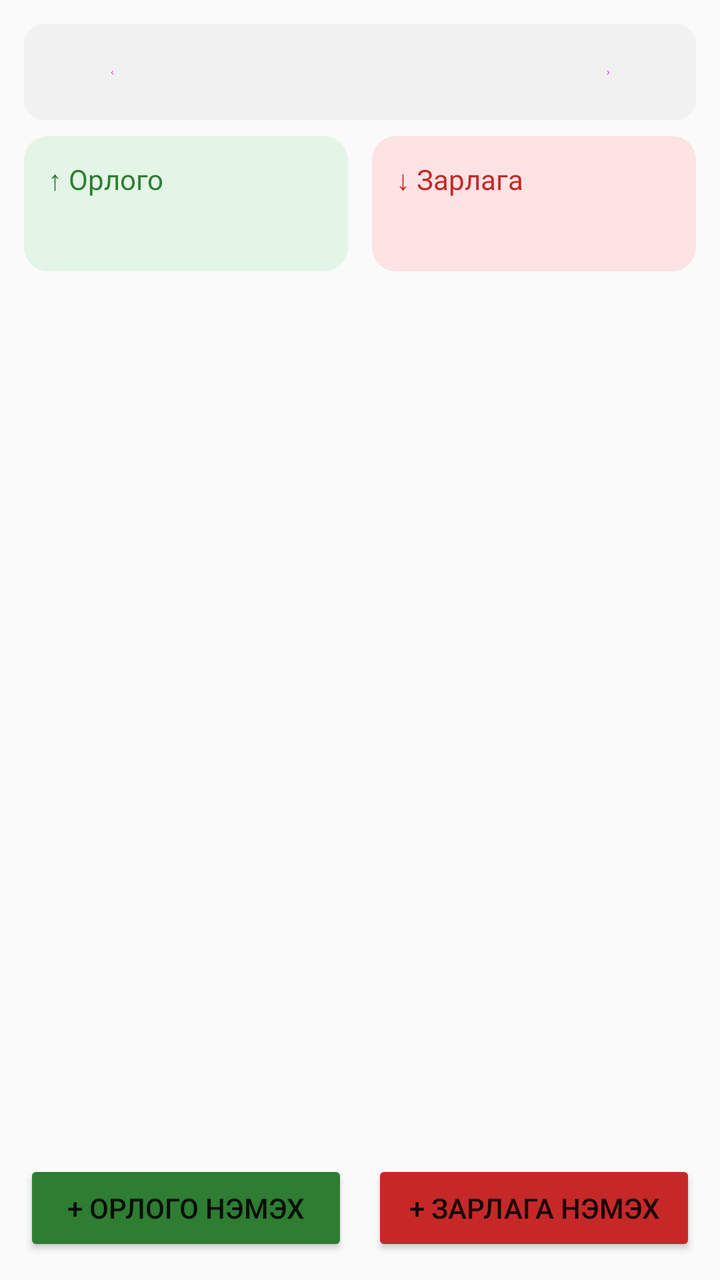
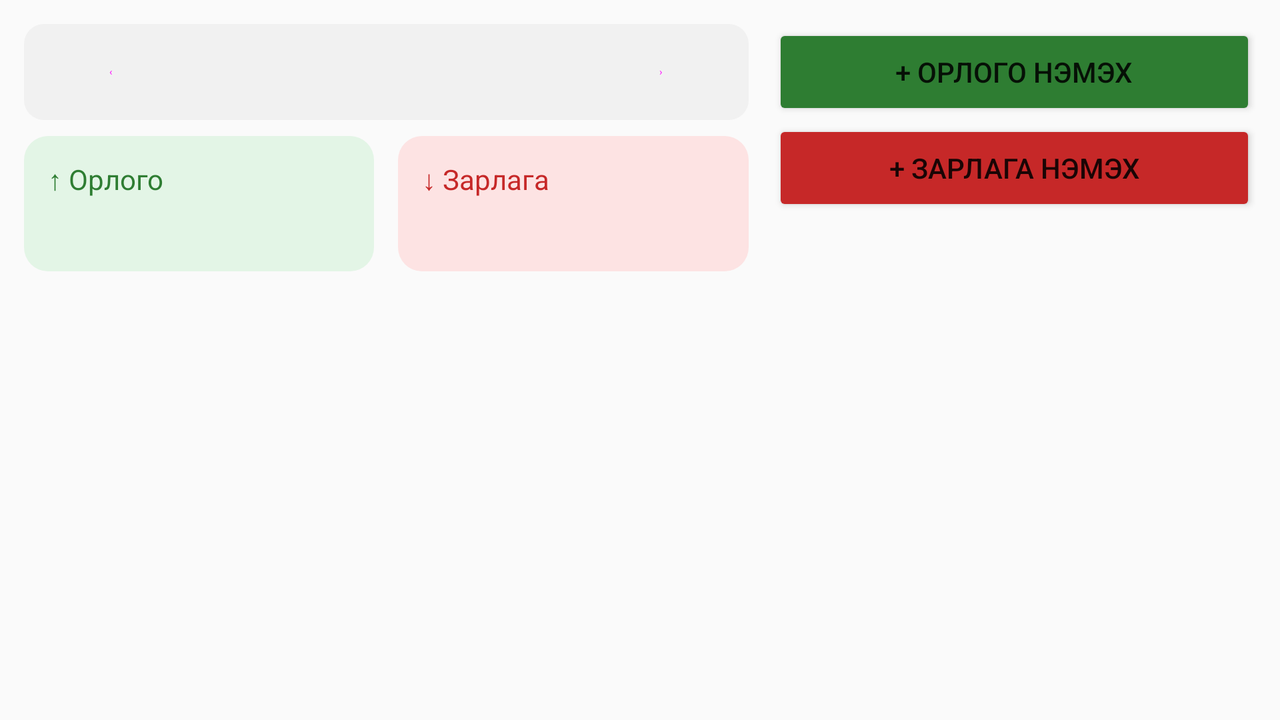

Two renders of one Android screen. The first uses the default layout on a phone; the second uses the alternative layout the repository ships for a different screen configuration, on a matching device. The two XML files are below.
<!-- AndroidManifest.xml: application theme Theme.Ywts -->
<!-- res/layout/activity_main.xml -->
<?xml version="1.0" encoding="utf-8"?>
<LinearLayout xmlns:android="http://schemas.android.com/apk/res/android"
    android:layout_width="match_parent"
    android:layout_height="match_parent"
    android:orientation="vertical"
    android:padding="12dp">

    <LinearLayout
        android:layout_width="match_parent"
        android:layout_height="wrap_content"
        android:layout_marginBottom="8dp"
        android:background="@drawable/bg_nav"
        android:gravity="center_vertical"
        android:orientation="horizontal">

        <Button
            android:id="@+id/prev"
            style="@style/Widget.MaterialComponents.Button.TextButton"
            android:layout_width="wrap_content"
            android:layout_height="wrap_content"
            android:text="‹" />

        <TextView
            android:id="@+id/month"
            android:layout_width="0dp"
            android:layout_height="wrap_content"
            android:layout_weight="1"
            android:gravity="center"
            android:textColor="?android:attr/textColorPrimary"
            android:textSize="20sp"
            android:textStyle="bold" />

        <Button
            android:id="@+id/next"
            style="@style/Widget.MaterialComponents.Button.TextButton"
            android:layout_width="wrap_content"
            android:layout_height="wrap_content"
            android:text="›" />
    </LinearLayout>

    <LinearLayout
        android:layout_width="match_parent"
        android:layout_height="wrap_content"
        android:orientation="horizontal">

        <LinearLayout
            android:layout_width="0dp"
            android:layout_height="wrap_content"
            android:layout_marginEnd="6dp"
            android:layout_weight="1"
            android:background="@drawable/bg_income_box"
            android:orientation="vertical"
            android:padding="12dp">

            <TextView
                android:layout_width="wrap_content"
                android:layout_height="wrap_content"
                android:text="↑ Орлого"
                android:textColor="#2E7D32" />

            <TextView
                android:id="@+id/totalIncome"
                android:layout_width="wrap_content"
                android:layout_height="wrap_content"
                android:textColor="#1B1B1B"
                android:textSize="18sp"
                android:textStyle="bold" />
        </LinearLayout>

        <LinearLayout
            android:layout_width="0dp"
            android:layout_height="wrap_content"
            android:layout_marginStart="6dp"
            android:layout_weight="1"
            android:background="@drawable/bg_expense_box"
            android:orientation="vertical"
            android:padding="12dp">

            <TextView
                android:layout_width="wrap_content"
                android:layout_height="wrap_content"
                android:text="↓ Зарлага"
                android:textColor="#C62828" />

            <TextView
                android:id="@+id/totalExpense"
                android:layout_width="wrap_content"
                android:layout_height="wrap_content"
                android:textColor="#1B1B1B"
                android:textSize="18sp"
                android:textStyle="bold" />
        </LinearLayout>
    </LinearLayout>

    <FrameLayout android:layout_width="match_parent" android:layout_height="0dp" android:layout_weight="1">
        <androidx.recyclerview.widget.RecyclerView
            android:id="@+id/list"
            android:layout_width="match_parent"
            android:layout_height="match_parent"
            android:clipToPadding="false" />
        <TextView
            android:id="@+id/empty"
            android:layout_width="match_parent"
            android:layout_height="wrap_content"
            android:layout_gravity="center"
            android:gravity="center"
            android:text="@string/empty"
            android:textSize="18sp"
            android:visibility="gone" />
    </FrameLayout>


    <LinearLayout android:layout_width="match_parent" android:layout_height="wrap_content" android:orientation="horizontal">
        <Button android:id="@+id/addIncome" android:layout_width="0dp" android:layout_height="wrap_content" android:layout_weight="1" android:text="@string/add_income" android:layout_marginEnd="6dp" android:backgroundTint="@color/income" />
        <Button android:id="@+id/addExpense" android:layout_width="0dp" android:layout_height="wrap_content" android:layout_weight="1" android:text="@string/add_expense" android:layout_marginStart="6dp" android:backgroundTint="@color/expense" />
    </LinearLayout>
</LinearLayout>
<!-- resources referenced by this layout -->
<resources>
  <color name="expense">#FFC62828</color>
  <color name="income">#FF2E7D32</color>
  <!-- drawable bg_expense_box (drawable) -->
  <?xml version="1.0" encoding="utf-8"?>
  <shape xmlns:android="http://schemas.android.com/apk/res/android" android:shape="rectangle">
      <solid android:color="#FFFDE3E3" />
      <corners android:radius="12dp" />
  </shape>
  <!-- drawable bg_income_box (drawable) -->
  <?xml version="1.0" encoding="utf-8"?>
  <shape xmlns:android="http://schemas.android.com/apk/res/android" android:shape="rectangle">
      <solid android:color="#FFE3F5E6" />
      <corners android:radius="12dp" />
  </shape>
  <!-- drawable bg_nav (drawable) -->
  <?xml version="1.0" encoding="utf-8"?>
  <shape xmlns:android="http://schemas.android.com/apk/res/android" android:shape="rectangle">
      <solid android:color="@color/nav_bg" />
      <corners android:radius="10dp" />
  </shape>
  <string name="add_expense">+ Зарлага нэмэх</string>
  <string name="add_income">+ Орлого нэмэх</string>
  <string name="empty">Бүртгэл байхгүй байна</string>
  <style name="Theme.Ywts" parent="android:Theme.Material.Light.NoActionBar" />
  <color name="nav_bg">#FFF1F1F1</color>
</resources>
<!-- res/layout-land/activity_main.xml (the repository's variant of the layout above) -->
<!-- drawn on the phone turned sideways -->
<?xml version="1.0" encoding="utf-8"?>
<LinearLayout xmlns:android="http://schemas.android.com/apk/res/android"
    android:layout_width="match_parent"
    android:layout_height="match_parent"
    android:orientation="horizontal"
    android:padding="12dp">

    <LinearLayout
        android:layout_width="0dp"
        android:layout_height="match_parent"
        android:layout_weight="3"
        android:orientation="vertical">
    <LinearLayout
        android:layout_width="match_parent"
        android:layout_height="wrap_content"
        android:layout_marginBottom="8dp"
        android:background="@drawable/bg_nav"
        android:gravity="center_vertical"
        android:orientation="horizontal">

        <Button
            android:id="@+id/prev"
            style="@style/Widget.MaterialComponents.Button.TextButton"
            android:layout_width="wrap_content"
            android:layout_height="wrap_content"
            android:text="‹ " />

        <TextView
            android:id="@+id/month"
            android:layout_width="0dp"
            android:layout_height="wrap_content"
            android:layout_weight="1"
            android:gravity="center"
            android:textColor="?android:attr/textColorPrimary"
            android:textSize="20sp"
            android:textStyle="bold" />

        <Button
            android:id="@+id/next"
            style="@style/Widget.MaterialComponents.Button.TextButton"
            android:layout_width="wrap_content"
            android:layout_height="wrap_content"
            android:text="›" />
    </LinearLayout>


    <LinearLayout
        android:layout_width="match_parent"
        android:layout_height="wrap_content"
        android:orientation="horizontal">

        <LinearLayout
            android:layout_width="0dp"
            android:layout_height="wrap_content"
            android:layout_marginEnd="6dp"
            android:layout_weight="1"
            android:background="@drawable/bg_income_box"
            android:orientation="vertical"
            android:padding="12dp">

            <TextView
                android:layout_width="wrap_content"
                android:layout_height="wrap_content"
                android:text="↑ Орлого"
                android:textColor="#2E7D32" />

            <TextView
                android:id="@+id/totalIncome"
                android:layout_width="wrap_content"
                android:layout_height="wrap_content"
                android:textColor="#1B1B1B"
                android:textSize="18sp"
                android:textStyle="bold" />
        </LinearLayout>

        <LinearLayout
            android:layout_width="0dp"
            android:layout_height="wrap_content"
            android:layout_marginStart="6dp"
            android:layout_weight="1"
            android:background="@drawable/bg_expense_box"
            android:orientation="vertical"
            android:padding="12dp">

            <TextView
                android:layout_width="wrap_content"
                android:layout_height="wrap_content"
                android:text="↓ Зарлага"
                android:textColor="#C62828" />

            <TextView
                android:id="@+id/totalExpense"
                android:layout_width="wrap_content"
                android:layout_height="wrap_content"
                android:textColor="#1B1B1B"
                android:textSize="18sp"
                android:textStyle="bold" />
        </LinearLayout>
    </LinearLayout>

    <FrameLayout android:layout_width="match_parent" android:layout_height="0dp" android:layout_weight="1">
        <androidx.recyclerview.widget.RecyclerView
            android:id="@+id/list"
            android:layout_width="match_parent"
            android:layout_height="match_parent"
            android:clipToPadding="false" />
        <TextView
            android:id="@+id/empty"
            android:layout_width="match_parent"
            android:layout_height="wrap_content"
            android:layout_gravity="center"
            android:gravity="center"
            android:text="@string/empty"
            android:textSize="18sp"
            android:visibility="gone" />
    </FrameLayout>

    </LinearLayout>

    <ScrollView
        android:layout_width="0dp"
        android:layout_height="match_parent"
        android:layout_marginStart="12dp"
        android:layout_weight="2">

        <LinearLayout
            android:layout_width="match_parent"
            android:layout_height="wrap_content"
            android:orientation="vertical">
            <Button android:id="@+id/addIncome" android:layout_width="match_parent" android:layout_height="wrap_content" android:text="@string/add_income" android:backgroundTint="@color/income" />
            <Button android:id="@+id/addExpense" android:layout_width="match_parent" android:layout_height="wrap_content" android:text="@string/add_expense" android:backgroundTint="@color/expense" />
        </LinearLayout>
    </ScrollView>
</LinearLayout>
